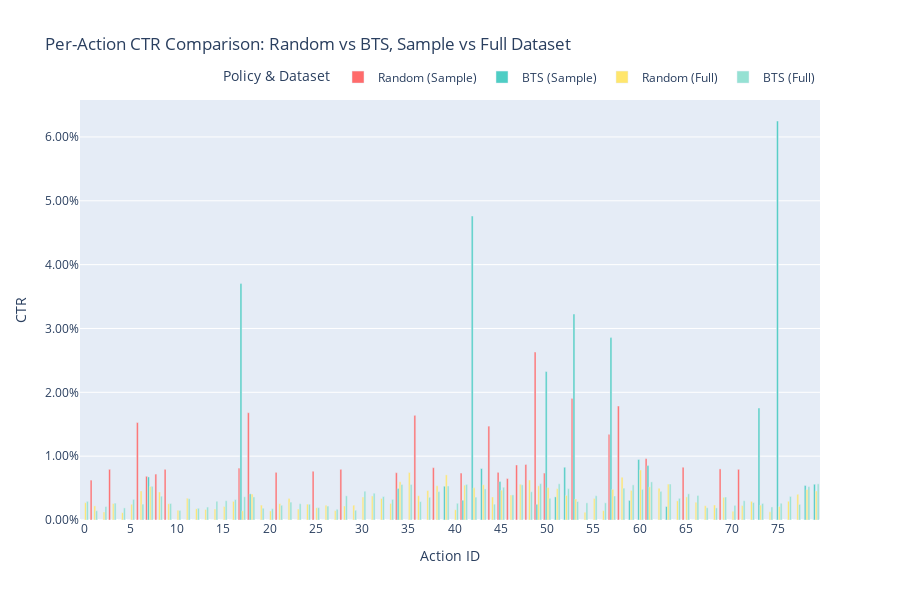

This figure's notebook cell:
### Markdown cell above
## 6. Visualize Per-Action CTR Comparison

Compare CTR distributions across policies (Random vs BTS) and datasets (Sample vs Full).

### Code cell
import plotly.express as px
import plotly.graph_objects as go
from plotly.subplots import make_subplots

# Prepare data for comparison
if all(var in globals() for var in ['random_dl_detailed', 'bts_dl_detailed', 'random_full_detailed', 'bts_full_detailed']):
    
    # Extract overall CTR per action (average across all positions)
    def get_action_ctr(metrics_dict, policy, dataset):
        df = metrics_dict['detailed_df'].copy()
        ctr_cols = [col for col in df.columns if col.startswith('ctr_pos_')]
        clicks_cols = [col for col in df.columns if col.startswith('clicks_pos_')]
        impr_cols = [col for col in df.columns if col.startswith('impressions_pos_')]
        
        # Calculate overall CTR per action (sum clicks / sum impressions)
        df['total_clicks'] = df[clicks_cols].sum(axis=1)
        df['total_impressions'] = df[impr_cols].sum(axis=1)
        df['overall_ctr'] = df['total_clicks'] / df['total_impressions'].replace(0, 1)
        df['policy'] = policy
        df['dataset'] = dataset
        df['policy_dataset'] = f"{policy} ({dataset})"
        
        return df[['action', 'overall_ctr', 'total_clicks', 'total_impressions', 'policy', 'dataset', 'policy_dataset']]
    
    # Combine all data
    random_sample = get_action_ctr(random_dl_detailed, 'Random', 'Sample')
    bts_sample = get_action_ctr(bts_dl_detailed, 'BTS', 'Sample')
    random_full = get_action_ctr(random_full_detailed, 'Random', 'Full')
    bts_full = get_action_ctr(bts_full_detailed, 'BTS', 'Full')
    
    combined_df = pd.concat([random_sample, bts_sample, random_full, bts_full], ignore_index=True)
    
    # Create interactive bar chart
    fig = px.bar(combined_df, 
                 x='action', 
                 y='overall_ctr',
                 color='policy_dataset',
                 barmode='group',
                 title='Per-Action CTR Comparison: Random vs BTS, Sample vs Full Dataset',
                 labels={
                     'action': 'Action ID', 
                     'overall_ctr': 'Click-Through Rate (CTR)',
                     'policy_dataset': 'Policy & Dataset'
                 },
                 height=600,
                 color_discrete_map={
                     'Random (Sample)': '#FF6B6B',
                     'BTS (Sample)': '#4ECDC4',
                     'Random (Full)': '#FFE66D',
                     'BTS (Full)': '#95E1D3'
                 },
                 hover_data={
                     'overall_ctr': ':.4f',
                     'total_clicks': ':,',
                     'total_impressions': ':,',
                     'policy_dataset': True
                 })
    
    fig.update_layout(
        showlegend=True,
        legend=dict(
            orientation="h",
            yanchor="bottom",
            y=1.02,
            xanchor="right",
            x=1
        ),
        hovermode='x unified'
    )
    
    fig.update_xaxes(type='linear', dtick=5, title_text='Action ID')
    fig.update_yaxes(title_text='CTR', tickformat='.2%')
    
    fig.show()
    
    print("\n" + "="*70)
    print("SUMMARY STATISTICS BY POLICY & DATASET")
    print("="*70)
    
    summary_stats = combined_df.groupby('policy_dataset').agg({
        'overall_ctr': ['mean', 'median', 'std'],
        'total_clicks': 'sum',
        'total_impressions': 'sum'
    }).round(6)
    
    display(summary_stats)
    
else:
    print("⚠️  Detailed data not available. Please run Section 5 first to generate detailed CTR data.")

### Figure 1 — Plotly figure (JSON) as saved in the notebook; plotly's stock layout.template omitted (floating-point values rounded to 4 significant figures; data arrays with more than 128 entries replaced by an {"elided": "..."} marker saying what was removed)
{"data": [{"alignmentgroup": "True", "customdata": {"elided": "80x3 mixed values"}, "hovertemplate": "Policy & Dataset=%{customdata[2]}<br>Action ID=%{x}<br>Click-Through Rate (CTR)=%{y:.4f}<br>total_clicks=%{customdata[0]:,}<br>total_impressions=%{customdata[1]:,}<extra></extra>", "legendgroup": "Random (Sample)", "marker": {"color": "#FF6B6B", "pattern": {"shape": ""}}, "name": "Random (Sample)", "offsetgroup": "Random (Sample)", "orientation": "v", "showlegend": true, "textposition": "auto", "type": "bar", "x": [0, 1, 2, 3, 4, 5, 6, 7, 8, 9, 10, 11, 12, 13, 14, 15, 16, 17, 18, 19, 20, 21, 22, 23, 24, 25, 26, 27, 28, 29, 30, 31, 32, 33, 34, 35, 36, 37, 38, 39, 40, 41, 42, 43, 44, 45, 46, 47, 48, 49, 50, 51, 52, 53, 54, 55, 56, 57, 58, 59, 60, 61, 62, 63, 64, 65, 66, 67, 68, 69, 70, 71, 72, 73, 74, 75, 76, 77, 78, 79], "xaxis": "x", "y": [0.0, 0.00625, 0.0, 0.007937, 0.0, 0.0, 0.01527, 0.006849, 0.007194, 0.007937, 0.0, 0.0, 0.0, 0.0, 0.0, 0.0, 0.0, 0.00813, 0.01681, 0.0, 0.0, 0.007463, 0.0, 0.0, 0.0, 0.007634, 0.0, 0.0, 0.007937, 0.0, 0.0, 0.0, 0.0, 0.0, 0.007407, 0.0, 0.01639, 0.0, 0.008197, 0.0, 0.0, 0.007353, 0.0, 0.0, 0.01471, 0.007463, 0.006494, 0.008621, 0.008696, 0.02632, 0.007353, 0.0, 0.0, 0.01905, 0.0, 0.0, 0.0, 0.01342, 0.01786, 0.0, 0.0, 0.009615, 0.0, 0.0, 0.0, 0.008264, 0.0, 0.0, 0.0, 0.008, 0.0, 0.007937, 0.0, 0.0, 0.0, 0.0, 0.0, 0.0, 0.0, 0.0], "yaxis": "y"}, {"alignmentgroup": "True", "customdata": {"elided": "80x3 mixed values"}, "hovertemplate": "Policy & Dataset=%{customdata[2]}<br>Action ID=%{x}<br>Click-Through Rate (CTR)=%{y:.4f}<br>total_clicks=%{customdata[0]:,}<br>total_impressions=%{customdata[1]:,}<extra></extra>", "legendgroup": "BTS (Sample)", "marker": {"color": "#4ECDC4", "pattern": {"shape": ""}}, "name": "BTS (Sample)", "offsetgroup": "BTS (Sample)", "orientation": "v", "showlegend": true, "textposition": "auto", "type": "bar", "x": [0, 1, 2, 3, 4, 5, 6, 7, 8, 9, 10, 11, 12, 13, 14, 15, 16, 17, 18, 19, 20, 21, 22, 23, 24, 25, 26, 27, 28, 29, 30, 31, 32, 33, 34, 35, 36, 37, 38, 39, 40, 41, 42, 43, 44, 45, 46, 47, 48, 49, 50, 51, 52, 53, 54, 55, 56, 57, 58, 59, 60, 61, 62, 63, 64, 65, 66, 67, 68, 69, 70, 71, 72, 73, 74, 75, 76, 77, 78, 79], "xaxis": "x", "y": [0.0, 0.0, 0.0, 0.0, 0.0, 0.0, 0.0, 0.006748, 0.0, 0.0, 0.0, 0.0, 0.0, 0.0, 0.0, 0.0, 0.0, 0.03704, 0.004098, 0.0, 0.0, 0.0, 0.0, 0.0, 0.0, 0.0, 0.0, 0.0, 0.0, 0.0, 0.0, 0.0, 0.0, 0.0, 0.00495, 0.0, 0.0, 0.0, 0.0, 0.005291, 0.0, 0.003106, 0.04762, 0.008065, 0.0, 0.006024, 0.0, 0.0, 0.0, 0.002451, 0.02326, 0.00362, 0.008264, 0.03226, 0.0, 0.0, 0.0, 0.02857, 0.0, 0.003072, 0.009479, 0.008523, 0.0, 0.002114, 0.0, 0.0, 0.0, 0.0, 0.0, 0.0, 0.0, 0.0, 0.0, 0.01754, 0.0, 0.0625, 0.0, 0.0, 0.005405, 0.005602], "yaxis": "y"}, {"alignmentgroup": "True", "customdata": {"elided": "80x3 mixed values"}, "hovertemplate": "Policy & Dataset=%{customdata[2]}<br>Action ID=%{x}<br>Click-Through Rate (CTR)=%{y:.4f}<br>total_clicks=%{customdata[0]:,}<br>total_impressions=%{customdata[1]:,}<extra></extra>", "legendgroup": "Random (Full)", "marker": {"color": "#FFE66D", "pattern": {"shape": ""}}, "name": "Random (Full)", "offsetgroup": "Random (Full)", "orientation": "v", "showlegend": true, "textposition": "auto", "type": "bar", "x": [0, 1, 2, 3, 4, 5, 6, 7, 8, 9, 10, 11, 12, 13, 14, 15, 16, 17, 18, 19, 20, 21, 22, 23, 24, 25, 26, 27, 28, 29, 30, 31, 32, 33, 34, 35, 36, 37, 38, 39, 40, 41, 42, 43, 44, 45, 46, 47, 48, 49, 50, 51, 52, 53, 54, 55, 56, 57, 58, 59, 60, 61, 62, 63, 64, 65, 66, 67, 68, 69, 70, 71, 72, 73, 74, 75, 76, 77, 78, 79], "xaxis": "x", "y": [0.002718, 0.002214, 0.001272, 0.00257, 0.001148, 0.002471, 0.004557, 0.005252, 0.004396, 0.002549, 0.001534, 0.003407, 0.001758, 0.001654, 0.00174, 0.002116, 0.002915, 0.001437, 0.00407, 0.002337, 0.001423, 0.002559, 0.003356, 0.001722, 0.002488, 0.001926, 0.002325, 0.001467, 0.002196, 0.002322, 0.003592, 0.003768, 0.00338, 0.002594, 0.005994, 0.007442, 0.003806, 0.00461, 0.00536, 0.007071, 0.00161, 0.005463, 0.005033, 0.005518, 0.003608, 0.004672, 0.003932, 0.005595, 0.006274, 0.005357, 0.005108, 0.004912, 0.003854, 0.003287, 0.001225, 0.003383, 0.001469, 0.004801, 0.006681, 0.004641, 0.007841, 0.005191, 0.004967, 0.005633, 0.003004, 0.003623, 0.002784, 0.00223, 0.002359, 0.003564, 0.001366, 0.00226, 0.002923, 0.002334, 0.001283, 0.002109, 0.002942, 0.004035, 0.00479, 0.004552], "yaxis": "y"}, {"alignmentgroup": "True", "customdata": {"elided": "80x3 mixed values"}, "hovertemplate": "Policy & Dataset=%{customdata[2]}<br>Action ID=%{x}<br>Click-Through Rate (CTR)=%{y:.4f}<br>total_clicks=%{customdata[0]:,}<br>total_impressions=%{customdata[1]:,}<extra></extra>", "legendgroup": "BTS (Full)", "marker": {"color": "#95E1D3", "pattern": {"shape": ""}}, "name": "BTS (Full)", "offsetgroup": "BTS (Full)", "orientation": "v", "showlegend": true, "textposition": "auto", "type": "bar", "x": [0, 1, 2, 3, 4, 5, 6, 7, 8, 9, 10, 11, 12, 13, 14, 15, 16, 17, 18, 19, 20, 21, 22, 23, 24, 25, 26, 27, 28, 29, 30, 31, 32, 33, 34, 35, 36, 37, 38, 39, 40, 41, 42, 43, 44, 45, 46, 47, 48, 49, 50, 51, 52, 53, 54, 55, 56, 57, 58, 59, 60, 61, 62, 63, 64, 65, 66, 67, 68, 69, 70, 71, 72, 73, 74, 75, 76, 77, 78, 79], "xaxis": "x", "y": [0.002927, 0.001446, 0.002113, 0.002646, 0.001895, 0.003235, 0.002487, 0.005278, 0.003727, 0.002592, 0.001502, 0.003333, 0.001837, 0.002028, 0.002934, 0.003022, 0.003201, 0.003636, 0.003614, 0.001843, 0.001772, 0.002304, 0.002804, 0.002551, 0.002471, 0.001931, 0.002178, 0.001678, 0.003789, 0.001529, 0.004512, 0.004196, 0.003678, 0.003229, 0.005557, 0.005568, 0.00288, 0.003558, 0.004448, 0.005334, 0.002621, 0.005576, 0.003585, 0.00487, 0.002483, 0.005134, 0.003932, 0.005511, 0.004428, 0.005702, 0.003402, 0.005671, 0.004914, 0.002894, 0.002687, 0.003801, 0.002691, 0.003762, 0.004988, 0.005504, 0.004801, 0.005972, 0.004481, 0.00564, 0.003399, 0.004104, 0.003847, 0.001912, 0.001896, 0.0036, 0.002291, 0.003022, 0.002733, 0.002588, 0.002045, 0.002622, 0.003693, 0.002446, 0.005233, 0.00567], "yaxis": "y"}], "layout": {"barmode": "group", "height": 600, "hovermode": "x unified", "legend": {"orientation": "h", "title": {"text": "Policy & Dataset"}, "tracegroupgap": 0, "x": 1, "xanchor": "right", "y": 1.02, "yanchor": "bottom"}, "showlegend": true, "title": {"text": "Per-Action CTR Comparison: Random vs BTS, Sample vs Full Dataset"}, "xaxis": {"anchor": "y", "domain": [0, 1], "dtick": 5, "title": {"text": "Action ID"}, "type": "linear"}, "yaxis": {"anchor": "x", "domain": [0, 1], "tickformat": ".2%", "title": {"text": "CTR"}}}}
